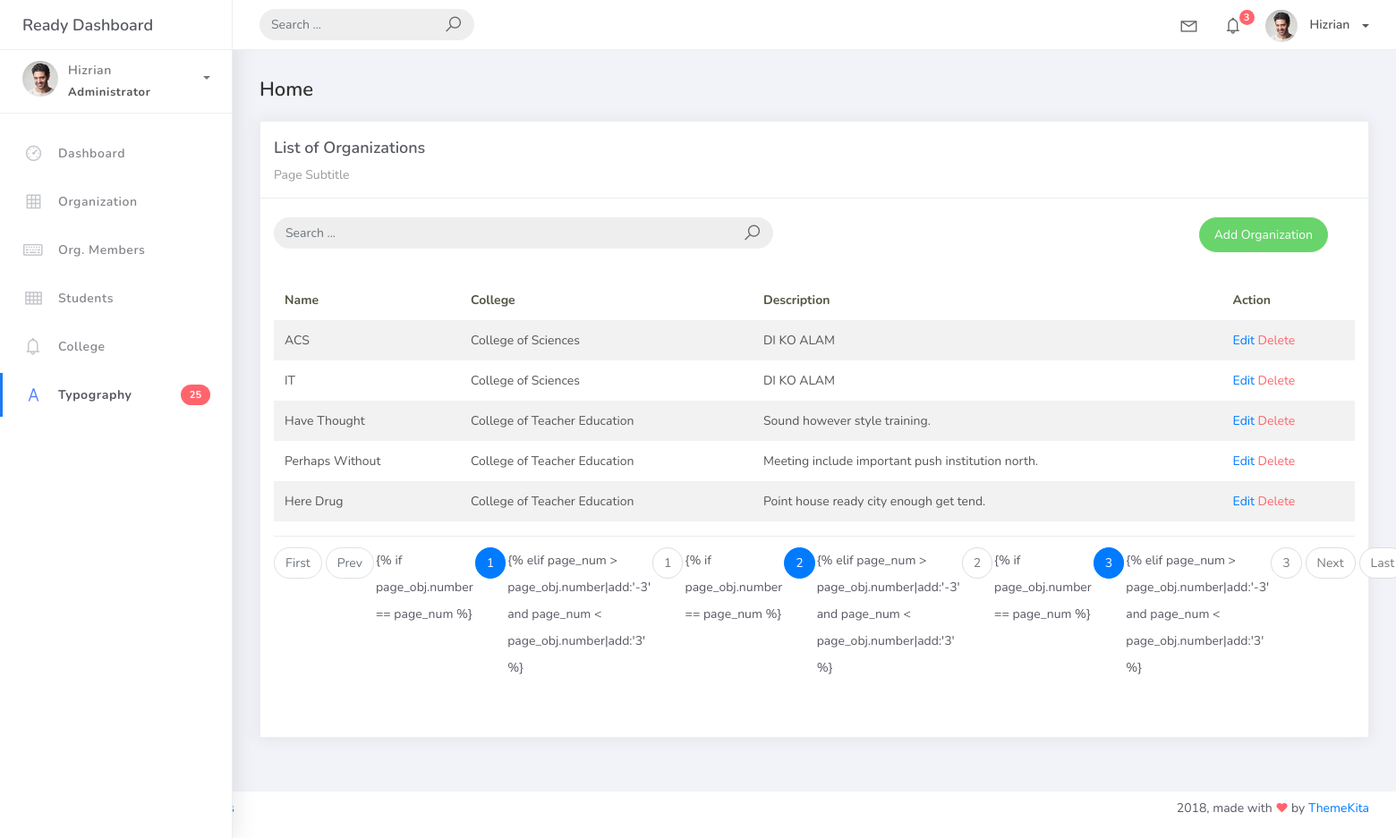
The page /organization_list on the database as committed earlier.
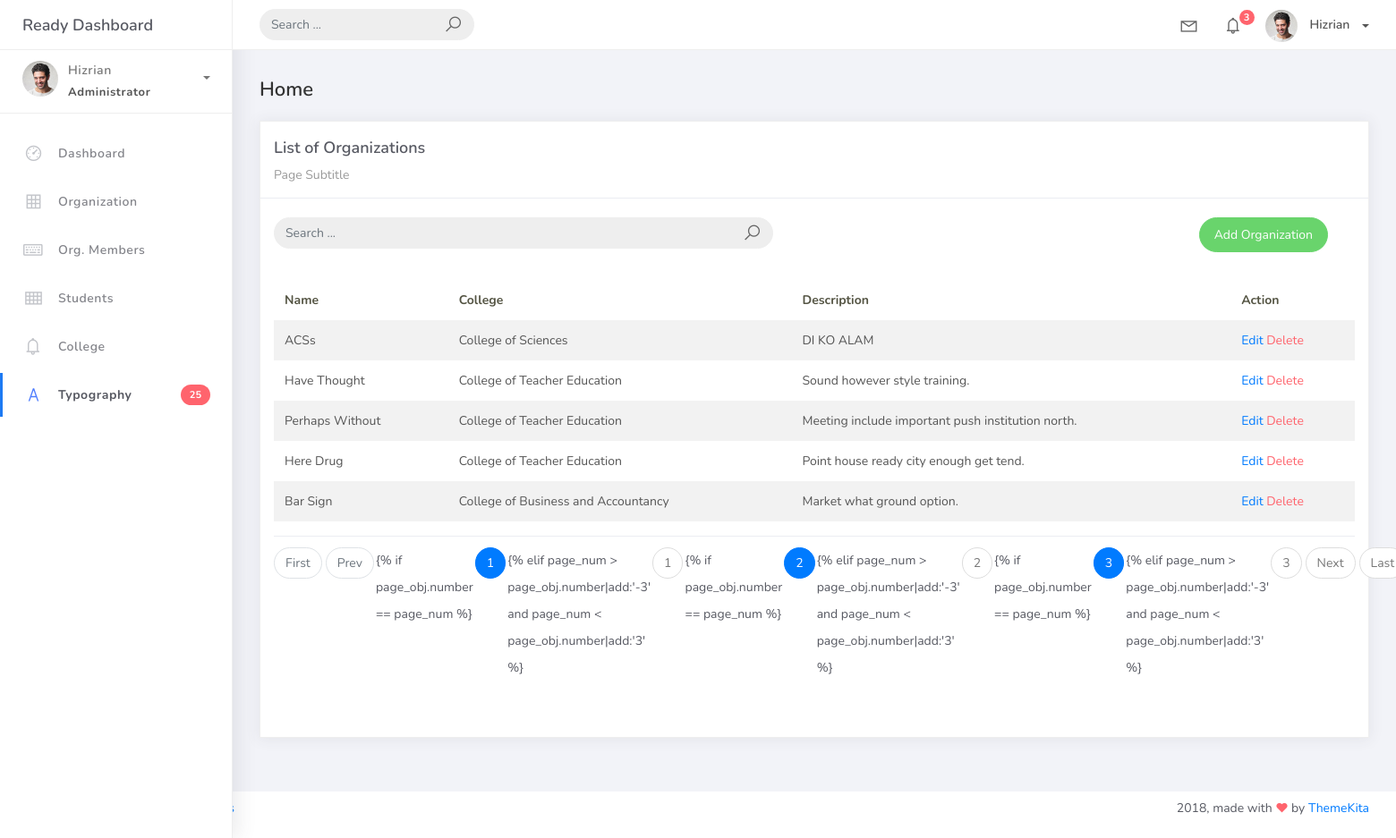
The same page on the database as committed later.
### studentorg/models.py (models this page shows, shortened)
class BaseModel(models.Model):
    created_at = models.DateTimeField(auto_now_add=True, db_index=True)
    updated_at = models.DateTimeField(auto_now=True)
    class Meta:
        abstract = True

class Organization(BaseModel):
    name = models.CharField(max_length=250)
    college = models.ForeignKey(
        College, null=True, blank=True, on_delete=models.CASCADE)
    description = models.CharField(max_length=500)

class College(BaseModel):
    college_name = models.CharField(max_length=150)
    def __str__(self):
        return self.college_name

### studentorg/views.py (the view)
# urls.py: path('organization_list', OrganizationList.as_view(), name='organization-list'),
class OrganizationList(ListView):
    model = Organization
    context_object_name = 'organization'
    template_name = 'org_list.html'
    paginate_by = 5
    def get_queryset(self, *args, **kwargs):
         qs = super(OrganizationList, self).get_queryset(*args, **kwargs)
         if self.request.GET.get("q") != None:
             query = self.request.GET.get('q')
             qs = qs.filter(Q(name__icontains=query) |
                            Q(description__icontains=query))
         return qs

### templates/org_list.html (shortened to what this page needs)
{% extends 'base.html' %} {% load static %} {% block content %}
<div class="content">
  <div class="container-fluid">
    <h4 class="page-title">Home</h4>
    <div class="row">
      <div class="col-md-12">
        <div class="card">
          <div class="card-header">
            <div class="card-title">List of Organizations</div>
            <div class="card-category">Page Subtitle</div>
          </div>
          <br />
          <div class="col-md-12 row">
            <div class="col-md-6">
              <form
                class="navbar-left navbar-form nav-search mr-md-3"
                action="{% url 'organization-list' %}"
                action="">
                <div class="input-group">
                  <input
                    type="text"
                    placeholder="Search ..."
                    class="form-control"
                    name="q" />
                  <div class="input-group-append">
                    <span class="input-group-text">
                      <i class="la la-search search-icon"></i>
                    </span>
                  </div>
                </div>
              </form>
            </div>
            <div class="col-md-6">
              <div class="pull-right">
                <a
                  href="{% url 'organization-add' %}"
                  class="btn btn-success btn-rounded"
                  >Add Organization</a
                >
              </div>
            </div>
          </div>
          <div class="card-body">
            <table class="table table-striped mt-3">
              <thead>
                <tr>
                  <th scope="col">Name</th>
                  <th scope="col">College</th>
                  <th scope="col">Description</th>
                  <th scope="col">Action</th>
                </tr>
              </thead>
              <tbody>
                {% for object in object_list %}
                <tr>
                  <td>{{ object.name}}</td>
                  <td>{{ object.college }}</td>
                  <td>{{ object.description }}</td>
                  <td>
                    <a href="organization_list/{{ object.id }}">Edit</a>
                    <a
                      href="organization_list/{{ object.id }}/delete"
                      class="text-danger"
                      >Delete</a
                    >
                  </td>
                </tr>
                {% endfor %}
              </tbody>
            </table>
            {% include 'includes/pagination.html' %}
          </div>
        </div>
      </div>
    </div>
  </div>
</div>
{% endblock %}

Rows that differ between the two databases and show on the page:
removed Organization: name "IT", college "College of Sciences", description "DI KO ALAM"
changed Organization "DI KO ALAM": name "ACS" → "ACSs"
now on this page (row unchanged): Organization: name "Bar Sign", college "College of Business and Accountancy", description "Market what ground option."
